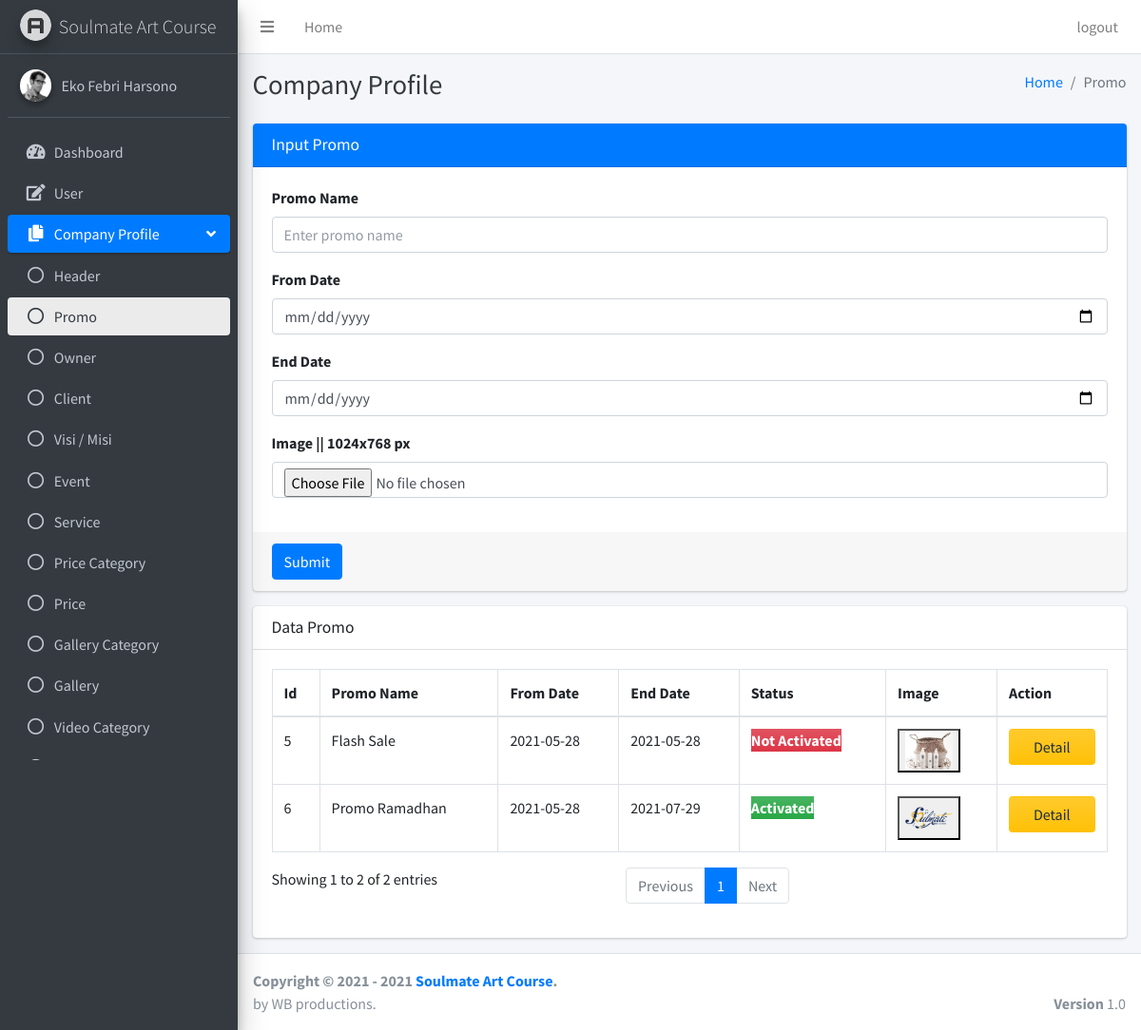
The page /pages/companyProfile/promo.php (signed in) on the database its author committed.
### tables this page shows
CREATE TABLE `promo` (
  `id_promo` int(11) NOT NULL,
  `name` varchar(20) NOT NULL,
  `from_date` date NOT NULL,
  `end_date` date NOT NULL,
  `image` text NOT NULL,
  `status` int(1) NOT NULL DEFAULT 0
);

### pages/companyProfile/promo.php (the view, shortened to what this page needs)
<?php
if ($_SESSION["id"] == null || $_SESSION["id"] == "") {
    header('Location: ../../login.php?status=4');
} else {
    $conn = OpenCon(); ?>
    <!DOCTYPE html>
    <html>
    <head>
        <link rel="stylesheet" href="../../plugins/fontawesome-free/css/all.min.css">
        <link rel="stylesheet" href="https://code.ionicframework.com/ionicons/2.0.1/css/ionicons.min.css">
        <link rel="stylesheet" href="../../plugins/sweetalert2-theme-bootstrap-4/bootstrap-4.min.css">
        <link rel="stylesheet" href="../../plugins/toastr/toastr.min.css">
        <link rel="stylesheet" href="../../dist/css/adminlte.min.css">
        <link rel="stylesheet" href="../../plugins/summernote/summernote-bs4.css">
    </head>
    <body class="hold-transition sidebar-mini layout-fixed">
        <div class="wrapper">
            <?php include '../dashboard/navbar.php'; ?>
            <?php include '../sidebar/sidebarPromo.php'; ?>
            <div class="content-wrapper">
                <div class="content-header">
                    <div class="container-fluid">
                        <div class="row mb-2">
                            <div class="col-sm-6">
                                <h1 class="m-0 text-dark">Company Profile</h1>
                            </div>
                            <div class="col-sm-6">
                                <ol class="breadcrumb float-sm-right">
                                    <li class="breadcrumb-item"><a href="#">Home</a></li>
                                    <li class="breadcrumb-item active">Promo</li>
                                </ol>
                            </div>
                        </div>
                    </div>
                </div>
                <section class="content">
                    <div class="container-fluid">
                        <div class="row">
                            <div class="col-md-12">
                                <div class="card card-primary">
                                    <div class="card-header">
                                        <h3 class="card-title">Input Promo</h3>
                                    </div>
                                    <form role="form" enctype="multipart/form-data" method="POST" action="../../php/companyProfile/promoActions.php">
                                        <div class="card-body">
                                            <div class="form-group">
                                                <label for="exampleInputEmail1">Promo Name</label>
                                                <input type="text" class="form-control" name="name" placeholder="Enter promo name" required>
                                            </div>
                                            <div class="form-group">
                                                <label for="exampleInputEmail1">From Date</label>
                                                <input type="date" class="form-control" name="from_date" placeholder="Enter from date" required>
                                            </div>
                                            <div class="form-group">
                                                <label for="exampleInputEmail1">End Date</label>
                                                <input type="date" class="form-control" name="end_date" placeholder="Enter end date" required>
                                            </div>
                                            <div class="form-group">
                                                <label for="exampleInputEmail1">Image || 1024x768 px</label>
                                                <input type="file" class="form-control" name="image">
                                            </div>
                                        </div>
                                        <div class="card-footer">
                                            <button type="submit" class="btn btn-primary" name="submitInsertPromo">Submit</button>
                                        </div>
                                    </form>
                                </div>
                            </div>
                            <div class="col-md-12">
                                <div class="card">
                                    <div class="card-header">
                                        <h3 class="card-title">Data Promo</h3>
                                    </div>
                                    <div class="card-body">
                                        <?php
                                        $sql = "SELECT * FROM `promo`";
                                        $res = mysqli_query($conn, $sql);
                                        ?>
                                        <table id="example2" class="table table-bordered table-hover">
                                            <thead>
                                                <tr>
                                                    <th>Id</th>
                                                    <th>Promo Name</th>
                                                    <th>From Date</th>
                                                    <th>End Date</th>
                                                    <th>Status</th>
                                                    <th>Image</th>
                                                    <th>Action</th>
                                                </tr>
                                            </thead>
                                            <tbody>
                                                <?php while ($row = mysqli_fetch_array($res)) { ?>
                                                    <tr>
                                                        <td><?php echo $row['id_promo']; ?></td>
                                                        <td><?php echo $row['name']; ?></td>
                                                        <td><?php echo $row['from_date']; ?></td>
                                                        <td><?php echo $row['end_date']; ?></td>
                                                        <td>
                                                            <?php
                                                            $status = $row['status'];
                                                            if ($status == '0') { ?>
                                                                <label for="" class="bg-gradient-danger">Not Activated</label>
                                                            <?php  } else if ($status == '1') { ?>
                                                                <label for="" class="bg-gradient-success">Activated</label>
                                                            <?php } ?>
                                                        </td>
                                                        <td>
                                                            <button data-toggle="modal" data-target="#a<?php echo $row['id_promo']; ?>">
                                                                <img style="width:50px;height:40px;" src="<?php echo $row['image']; ?>" alt="">
                                                            </button>
                                                        </td>
                                                        <td>
                                                            <button class="btn btn-block bg-gradient-warning" name="detail" data-toggle="modal" data-target="#b<?php echo $row['id_promo']; ?>">Detail</button>
                                                        </td>
                                                    </tr>
                                                <?php } ?>
                                            </tbody>
                                        </table>
                                    </div>
                                </div>
                            </div>
                        </div>
                </section>
            </div>
            <?php include '../dashboard/footer.php'; ?>
        </div>
    </body>
    </html>
<?php } ?>

### rows shown on the page
promo: id_promo "5", name "Flash Sale", from_date "2021-05-28", end_date "2021-05-28", status "Not Activated", image (picture)
promo: id_promo "6", name "Promo Ramadhan", from_date "2021-05-28", end_date "2021-07-29", status "Activated", image (placeholder picture)

### other values the page prints
$_SESSION["user_name"] "Eko Febri Harsono"
